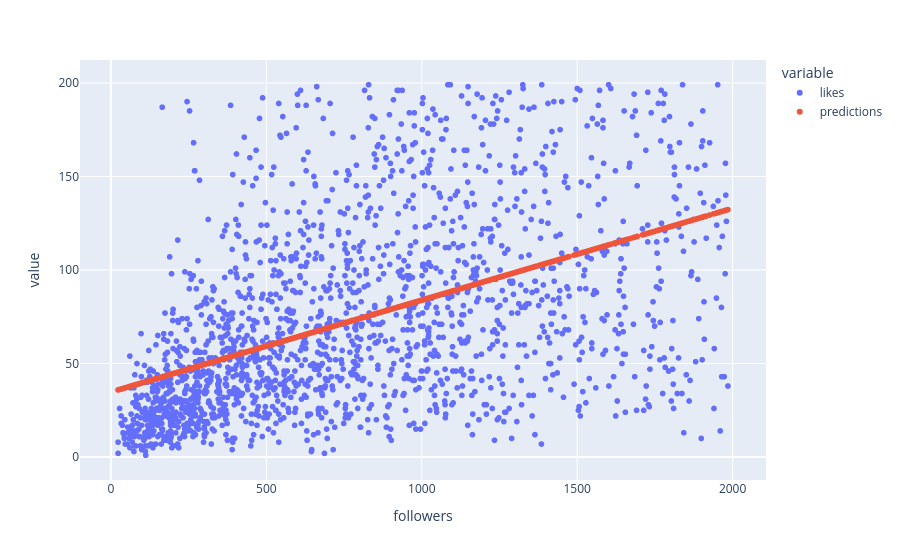

Write notebook code for a chart like this one.
### Markdown cell above
<b>5.A)</b> Use your model learned in the previous section to predict the values on your "test". Plot these predictions in a graph as a function of the number of `followers`.

### Code cell
y_test_pred = linear_reg.predict(X_posts_test)
df_posts_test.loc[:, "predictions"] = y_test_pred
display(df_posts_test)

fig = px.scatter(
    df_posts_test,
    x="followers",
    y=["likes", "predictions"],
)
fig

### Figure 1 — Plotly figure (JSON) as saved in the notebook; plotly's stock layout.template omitted (floating-point values rounded to 4 significant figures; data arrays with more than 128 entries replaced by an {"elided": "..."} marker saying what was removed)
{"data": [{"hovertemplate": "variable=likes<br>followers=%{x}<br>value=%{y}<extra></extra>", "legendgroup": "likes", "marker": {"color": "#636efa", "symbol": "circle"}, "mode": "markers", "name": "likes", "showlegend": true, "type": "scattergl", "x": {"elided": "1860 int values"}, "xaxis": "x", "y": {"elided": "1860 float values"}, "yaxis": "y"}, {"hovertemplate": "variable=predictions<br>followers=%{x}<br>value=%{y}<extra></extra>", "legendgroup": "predictions", "marker": {"color": "#EF553B", "symbol": "circle"}, "mode": "markers", "name": "predictions", "showlegend": true, "type": "scattergl", "x": {"elided": "1860 int values"}, "xaxis": "x", "y": {"elided": "1860 float values"}, "yaxis": "y"}], "layout": {"legend": {"title": {"text": "variable"}, "tracegroupgap": 0}, "margin": {"t": 60}, "xaxis": {"anchor": "y", "domain": [0, 1], "title": {"text": "followers"}}, "yaxis": {"anchor": "x", "domain": [0, 1], "title": {"text": "value"}}}}
